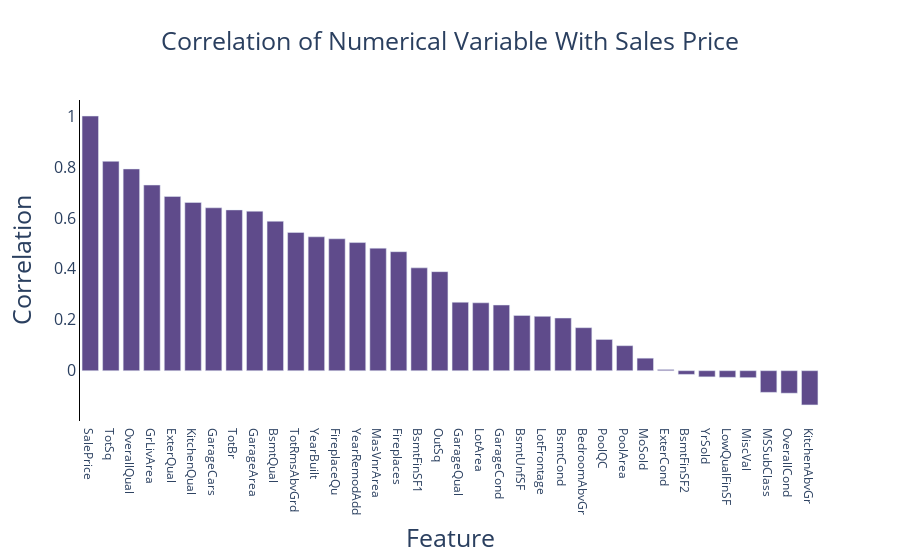

The notebook cell saved with this chart:
### Markdown cell above
### Determine correlation of new numeric Columns

### Code cell
fig = px.bar(x = df.corr().index, y =df.corr().SalePrice,
            title = 'Correlation of Numerical Variable With Sales Price',
             color_discrete_sequence = ['#5F4B8B']
            )
fig.update_layout(
    barmode='stack', 
    xaxis_categoryorder = 'total descending',
    xaxis_title = 'Feature',
    yaxis_title = 'Correlation',
    title_x=0.5,
    plot_bgcolor = 'white',
    title_font = dict(size = 25),
    yaxis = dict(
        tickfont = dict(size=16),
        titlefont = dict(size = 25),
        showgrid = False,
        showline = True,
        linecolor = 'black'
    ),
    xaxis = dict(
        tickfont = dict(size=12),
        titlefont = dict(size =25),
        showgrid = False,
        showline = False,
        linecolor = 'black'
        
    )
    
)
fig

### Figure 1 — Plotly figure (JSON) as saved in the notebook; plotly's stock layout.template omitted (floating-point values rounded to 4 significant figures)
{"data": [{"alignmentgroup": "True", "hovertemplate": "x=%{x}<br>y=%{y}<extra></extra>", "legendgroup": "", "marker": {"color": "#5F4B8B", "pattern": {"shape": ""}}, "name": "", "offsetgroup": "", "orientation": "v", "showlegend": false, "textposition": "auto", "type": "bar", "x": ["MSSubClass", "LotFrontage", "LotArea", "OverallQual", "OverallCond", "YearBuilt", "YearRemodAdd", "MasVnrArea", "ExterQual", "ExterCond", "BsmtQual", "BsmtCond", "BsmtFinSF1", "BsmtFinSF2", "BsmtUnfSF", "LowQualFinSF", "GrLivArea", "BedroomAbvGr", "KitchenAbvGr", "KitchenQual", "TotRmsAbvGrd", "Fireplaces", "FireplaceQu", "GarageCars", "GarageArea", "GarageQual", "GarageCond", "PoolArea", "PoolQC", "MiscVal", "MoSold", "YrSold", "SalePrice", "TotSq", "OutSq", "TotBr"], "xaxis": "x", "y": [-0.08509, 0.2134, 0.2666, 0.7921, -0.0884, 0.5258, 0.5031, 0.4812, 0.6843, 0.004743, 0.5869, 0.2067, 0.4038, -0.01452, 0.217, -0.02607, 0.7291, 0.1688, -0.1345, 0.6606, 0.543, 0.4673, 0.518, 0.6397, 0.6263, 0.2689, 0.2579, 0.09824, 0.1227, -0.02733, 0.04914, -0.02417, 1, 0.8222, 0.3889, 0.6314], "yaxis": "y"}], "layout": {"barmode": "stack", "legend": {"tracegroupgap": 0}, "plot_bgcolor": "white", "title": {"font": {"size": 25}, "text": "Correlation of Numerical Variable With Sales Price", "x": 0.5}, "xaxis": {"anchor": "y", "categoryorder": "total descending", "domain": [0, 1], "linecolor": "black", "showgrid": false, "showline": false, "tickfont": {"size": 12}, "title": {"font": {"size": 25}, "text": "Feature"}}, "yaxis": {"anchor": "x", "domain": [0, 1], "linecolor": "black", "showgrid": false, "showline": true, "tickfont": {"size": 16}, "title": {"font": {"size": 25}, "text": "Correlation"}}}}
